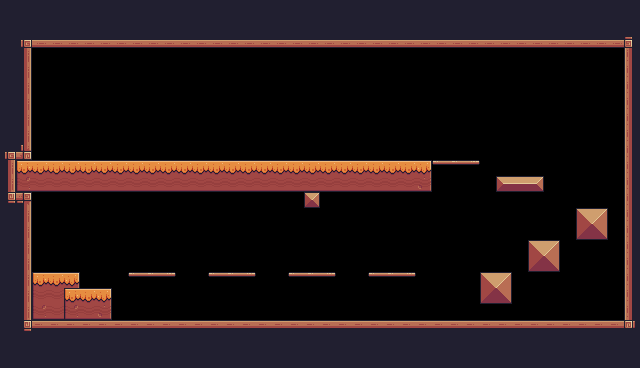

The image is a tile-based game level rendered from a .tmx file. Its description and source (layers, tilesets, objects; grid data summarised) follow:
An orthogonal 40x23 tile map with 16x16 px tiles, 1 tile layer (Background) and 54 objects (17x Fruit, 16x Spikes, 5x Platform, 2x Saw, Player, ...).

<map version="1.10" tiledversion="1.10.2" orientation="orthogonal" renderorder="right-down" width="40" height="23" tilewidth="16" tileheight="16" infinite="0" nextlayerid="4" nextobjectid="64">
 <tileset firstgid="1" source="GameWithY.tsx" />
 <layer id="1" name="Background" width="40" height="23" locked="1">
  <properties>
   <property name="BackgroundColor" value="Yellow" />
  </properties>
  <data>[920 cells, 385 non-empty, 30 distinct tile ids]</data>
 </layer>
 <objectgroup id="2" name="Collisions" locked="1">
  <object id="1" x="32.416" y="160.644" width="398.91" height="31.1929" />
  <object id="2" x="303.87" y="191.916" width="16.2008" height="16.0616" />
  <object id="4" x="0.0765497" y="32.0487" width="31.9159" height="303.884" />
  <object id="5" x="32.3432" y="271.939" width="47.2425" height="47.9153" />
  <object id="6" x="79.9747" y="287.967" width="31.9318" height="31.8871" />
  <object id="7" x="479.826" y="272.082" width="32.1371" height="31.7851" />
  <object id="8" x="528.134" y="239.883" width="31.826" height="31.9477" />
  <object id="9" x="575.931" y="207.89" width="31.9936" height="32.0306" />
  <object id="10" x="496.119" y="176.121" width="47.8961" height="15.6773" />
  <object id="11" name="Platform" type="Platform" x="431.866" y="159.932" width="48.1417" height="15.9213" />
  <object id="16" name="Platform" type="Platform" x="367.964" y="272.047" width="48.1417" height="15.6391" />
  <object id="17" name="Platform" type="Platform" x="288.102" y="272.047" width="48.1417" height="15.6391" />
  <object id="18" name="Platform" type="Platform" x="207.841" y="271.995" width="48.1417" height="15.6391" />
  <object id="19" name="Platform" type="Platform" x="127.967" y="272.194" width="48.1417" height="15.6391" />
  <object id="12" x="624.024" y="47.9759" width="15.9494" height="272.033" />
  <object id="13" x="32.1711" y="31.9052" width="607.971" height="16.0709" />
  <object id="15" x="32.0978" y="320.017" width="607.865" height="15.9396" />
 </objectgroup>
 <objectgroup id="3" name="Startpoints" locked="1">
  <object id="20" name="Player" type="Player" x="48.1974" y="239.786" width="31.895" height="31.727" />
  <object id="21" name="Spikes" type="Spikes" x="112.024" y="303.867" width="31.8453" height="16.1539" />
  <object id="22" name="Spikes" type="Spikes" x="144.107" y="303.867" width="31.8453" height="16.1539" />
  <object id="23" name="Spikes" type="Spikes" x="176.049" y="303.867" width="31.8453" height="16.1539" />
  <object id="24" name="Spikes" type="Spikes" x="208.061" y="303.867" width="31.8453" height="16.1539" />
  <object id="25" name="Spikes" type="Spikes" x="240.073" y="303.867" width="31.8453" height="16.1539" />
  <object id="26" name="Spikes" type="Spikes" x="272.086" y="303.867" width="31.8453" height="16.1539" />
  <object id="27" name="Spikes" type="Spikes" x="304.027" y="303.867" width="31.8453" height="16.1539" />
  <object id="28" name="Spikes" type="Spikes" x="336.11" y="303.867" width="31.8453" height="16.1539" />
  <object id="29" name="Spikes" type="Spikes" x="368.123" y="303.867" width="31.8453" height="16.1539" />
  <object id="30" name="Spikes" type="Spikes" x="400.064" y="303.867" width="31.8453" height="16.1539" />
  <object id="31" name="Spikes" type="Spikes" x="432.077" y="303.867" width="31.8453" height="16.1539" />
  <object id="32" name="Spikes" type="Spikes" x="464.018" y="303.867" width="31.8453" height="16.1539" />
  <object id="33" name="Spikes" type="Spikes" x="495.96" y="303.938" width="31.8453" height="16.1539" />
  <object id="34" name="Spikes" type="Spikes" x="527.972" y="303.938" width="31.8453" height="16.1539" />
  <object id="35" name="Spikes" type="Spikes" x="559.985" y="303.938" width="31.8453" height="16.1539" />
  <object id="36" name="Spikes" type="Spikes" x="592.068" y="303.938" width="31.8453" height="16.1539" />
  <object id="37" name="Saw" type="Saw" x="143.266" y="143.043" width="31.7453" height="31.7166">
   <properties>
    <property name="isVertical" type="bool" value="false" />
    <property name="offNeg" type="float" value="3" />
    <property name="offPos" type="float" value="16" />
   </properties>
  </object>
  <object id="40" name="Saw" type="Saw" x="240.811" y="80.4651" width="31.5559" height="31.7166">
   <properties>
    <property name="isVertical" type="bool" value="true" />
    <property name="offNeg" type="float" value="2" />
    <property name="offPos" type="float" value="3" />
   </properties>
  </object>
  <object id="41" name="Checkpoint" type="Checkpoint" x="32.3705" y="96.0791" width="63.6703" height="64.0776" />
  <object id="42" name="Apple" type="Fruit" x="127.982" y="238.138" width="31.4685" height="31.7451" />
  <object id="43" name="Pineapple" type="Fruit" x="160.291" y="223.098" width="31.4685" height="31.7451" />
  <object id="44" name="Kiwi" type="Fruit" x="208.753" y="237.581" width="31.4685" height="31.7451" />
  <object id="45" name="Kiwi" type="Fruit" x="241.619" y="223.098" width="31.4685" height="31.7451" />
  <object id="46" name="Apple" type="Fruit" x="480.589" y="238.695" width="31.4685" height="31.7451" />
  <object id="48" name="Pineapple" type="Fruit" x="527.938" y="206.944" width="31.4685" height="31.7451" />
  <object id="49" name="Kiwi" type="Fruit" x="576.957" y="174.635" width="31.4685" height="31.7451" />
  <object id="50" name="Pineapple" type="Fruit" x="496.186" y="143.998" width="31.4685" height="31.7451" />
  <object id="51" name="Cherries" type="Fruit" x="272.813" y="96.0927" width="31.4685" height="31.7451" />
  <object id="60" name="Bananas" type="Fruit" x="175.331" y="94.4216" width="31.4685" height="31.7451" />
  <object id="61" name="Kiwi" type="Fruit" x="143.579" y="94.9786" width="31.4685" height="31.7451" />
  <object id="52" name="Kiwi" type="Fruit" x="239.948" y="95.5356" width="31.4685" height="31.7451" />
  <object id="53" name="Kiwi" type="Fruit" x="206.525" y="94.9786" width="31.4685" height="31.7451" />
  <object id="47" name="Apple" type="Fruit" x="288.41" y="238.695" width="31.4685" height="31.7451" />
  <object id="54" name="Pineapple" type="Fruit" x="320.161" y="224.212" width="31.4685" height="31.7451" />
  <object id="55" name="Kiwi" type="Fruit" x="367.51" y="238.695" width="31.4685" height="31.7451" />
  <object id="56" name="Kiwi" type="Fruit" x="400.375" y="224.212" width="31.4685" height="31.7451" />
 </objectgroup>
</map>
